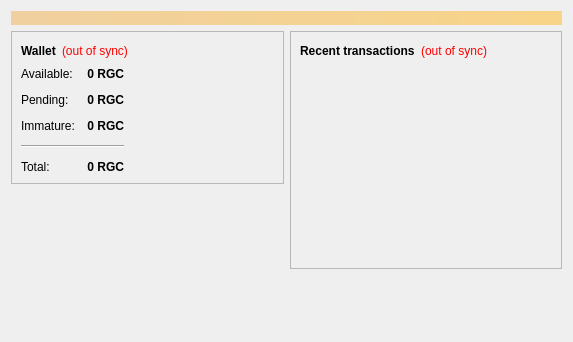
<?xml version="1.0" encoding="UTF-8"?>
<ui version="4.0">
 <class>OverviewPage</class>
 <widget class="QWidget" name="OverviewPage">
  <property name="geometry">
   <rect>
    <x>0</x>
    <y>0</y>
    <width>573</width>
    <height>342</height>
   </rect>
  </property>
  <property name="windowTitle">
   <string>Form</string>
  </property>
  <layout class="QVBoxLayout" name="topLayout">
   <item>
    <widget class="QLabel" name="labelAlerts">
     <property name="visible">
      <bool>false</bool>
     </property>
     <property name="styleSheet">
      <string notr="true">background-color: qlineargradient(x1: 0, y1: 0, x2: 1, y2: 0, stop:0 #F0D0A0, stop:1 #F8D488); color:#000000;</string>
     </property>
     <property name="wordWrap">
      <bool>true</bool>
     </property>
     <property name="margin">
      <number>3</number>
     </property>
    </widget>
   </item>
   <item>
    <layout class="QHBoxLayout" name="horizontalLayout" stretch="1,1">
     <item>
      <layout class="QVBoxLayout" name="verticalLayout_2">
       <item>
        <widget class="QFrame" name="frame">
         <property name="frameShape">
          <enum>QFrame::StyledPanel</enum>
         </property>
         <property name="frameShadow">
          <enum>QFrame::Raised</enum>
         </property>
         <layout class="QVBoxLayout" name="verticalLayout_4">
          <item>
           <layout class="QHBoxLayout" name="horizontalLayout_4">
            <item>
             <widget class="QLabel" name="label_5">
              <property name="font">
               <font>
                <weight>75</weight>
                <bold>true</bold>
               </font>
              </property>
              <property name="text">
               <string>Wallet</string>
              </property>
             </widget>
            </item>
            <item>
             <widget class="QLabel" name="labelWalletStatus">
              <property name="toolTip">
               <string>The displayed information may be out of date. Your wallet automatically synchronizes with the Refugecoin network after a connection is established, but this process has not completed yet.</string>
              </property>
              <property name="styleSheet">
               <string notr="true">QLabel { color: red; }</string>
              </property>
              <property name="text">
               <string notr="true">(out of sync)</string>
              </property>
              <property name="alignment">
               <set>Qt::AlignLeading|Qt::AlignLeft|Qt::AlignVCenter</set>
              </property>
             </widget>
            </item>
            <item>
             <spacer name="horizontalSpacer_2">
              <property name="orientation">
               <enum>Qt::Horizontal</enum>
              </property>
              <property name="sizeHint" stdset="0">
               <size>
                <width>40</width>
                <height>20</height>
               </size>
              </property>
             </spacer>
            </item>
           </layout>
          </item>
          <item>
          <layout class="QHBoxLayout" name="horizontalLayout_3">
           <item>
           <layout class="QFormLayout" name="formLayout_2">
            <property name="fieldGrowthPolicy">
             <enum>QFormLayout::AllNonFixedFieldsGrow</enum>
            </property>
            <property name="horizontalSpacing">
             <number>12</number>
            </property>
            <property name="verticalSpacing">
             <number>12</number>
            </property>
            <item row="0" column="0">
             <widget class="QLabel" name="label">
              <property name="text">
               <string>Available:</string>
              </property>
             </widget>
            </item>
            <item row="0" column="1">
             <widget class="QLabel" name="labelBalance">
              <property name="font">
               <font>
                <weight>75</weight>
                <bold>true</bold>
               </font>
              </property>
              <property name="cursor">
               <cursorShape>IBeamCursor</cursorShape>
              </property>
              <property name="toolTip">
               <string>Your current spendable balance</string>
              </property>
              <property name="text">
               <string notr="true">0 RGC</string>
              </property>
              <property name="alignment">
               <set>Qt::AlignRight|Qt::AlignTrailing|Qt::AlignVCenter</set>
              </property>
              <property name="textInteractionFlags">
               <set>Qt::LinksAccessibleByMouse|Qt::TextSelectableByKeyboard|Qt::TextSelectableByMouse</set>
              </property>
             </widget>
            </item>
            <item row="1" column="0">
             <widget class="QLabel" name="label_3">
              <property name="text">
               <string>Pending:</string>
              </property>
             </widget>
            </item>
            <item row="1" column="1">
             <widget class="QLabel" name="labelUnconfirmed">
              <property name="font">
               <font>
                <weight>75</weight>
                <bold>true</bold>
               </font>
              </property>
              <property name="cursor">
               <cursorShape>IBeamCursor</cursorShape>
              </property>
              <property name="toolTip">
               <string>Total of transactions that have yet to be confirmed, and do not yet count toward the spendable balance</string>
              </property>
              <property name="text">
               <string notr="true">0 RGC</string>
              </property>
              <property name="alignment">
               <set>Qt::AlignRight|Qt::AlignTrailing|Qt::AlignVCenter</set>
              </property>
              <property name="textInteractionFlags">
               <set>Qt::LinksAccessibleByMouse|Qt::TextSelectableByKeyboard|Qt::TextSelectableByMouse</set>
              </property>
             </widget>
            </item>
            <item row="2" column="0">
             <widget class="QLabel" name="labelImmatureText">
              <property name="text">
               <string>Immature:</string>
              </property>
             </widget>
            </item>
            <item row="2" column="1">
             <widget class="QLabel" name="labelImmature">
              <property name="font">
               <font>
                <weight>75</weight>
                <bold>true</bold>
               </font>
              </property>
              <property name="toolTip">
               <string>Mined balance that has not yet matured</string>
              </property>
              <property name="text">
               <string notr="true">0 RGC</string>
              </property>
              <property name="alignment">
               <set>Qt::AlignRight|Qt::AlignTrailing|Qt::AlignVCenter</set>
              </property>
              <property name="textInteractionFlags">
               <set>Qt::LinksAccessibleByMouse|Qt::TextSelectableByKeyboard|Qt::TextSelectableByMouse</set>
              </property>
             </widget>
            </item>
            <item row="4" column="0">
             <widget class="QLabel" name="labelTotalText">
              <property name="text">
               <string>Total:</string>
              </property>
             </widget>
            </item>
            <item row="4" column="1">
             <widget class="QLabel" name="labelTotal">
              <property name="font">
               <font>
                <weight>75</weight>
                <bold>true</bold>
               </font>
              </property>
              <property name="cursor">
               <cursorShape>IBeamCursor</cursorShape>
              </property>
              <property name="toolTip">
               <string>Your current total balance</string>
              </property>
              <property name="text">
               <string notr="true">0 RGC</string>
              </property>
              <property name="alignment">
               <set>Qt::AlignRight|Qt::AlignTrailing|Qt::AlignVCenter</set>
              </property>
              <property name="textInteractionFlags">
               <set>Qt::LinksAccessibleByMouse|Qt::TextSelectableByKeyboard|Qt::TextSelectableByMouse</set>
              </property>
             </widget>
            </item>
            <item row="3" column="0" colspan="2">
             <widget class="Line" name="line">
              <property name="orientation">
               <enum>Qt::Horizontal</enum>
              </property>
             </widget>
            </item>
           </layout>
          </item>
            <item>
             <spacer name="horizontalSpacer_3">
              <property name="orientation">
               <enum>Qt::Horizontal</enum>
              </property>
              <property name="sizeHint" stdset="0">
               <size>
                <width>40</width>
                <height>20</height>
               </size>
              </property>
             </spacer>
            </item>
           </layout>
          </item>
         </layout>
        </widget>
       </item>
       <item>
        <spacer name="verticalSpacer">
         <property name="orientation">
          <enum>Qt::Vertical</enum>
         </property>
         <property name="sizeHint" stdset="0">
          <size>
           <width>20</width>
           <height>40</height>
          </size>
         </property>
        </spacer>
       </item>
      </layout>
     </item>
     <item>
      <layout class="QVBoxLayout" name="verticalLayout_3">
       <item>
        <widget class="QFrame" name="frame_2">
         <property name="frameShape">
          <enum>QFrame::StyledPanel</enum>
         </property>
         <property name="frameShadow">
          <enum>QFrame::Raised</enum>
         </property>
         <layout class="QVBoxLayout" name="verticalLayout">
          <item>
           <layout class="QHBoxLayout" name="horizontalLayout_2">
            <item>
             <widget class="QLabel" name="label_4">
              <property name="text">
               <string>&lt;b&gt;Recent transactions&lt;/b&gt;</string>
              </property>
             </widget>
            </item>
            <item>
             <widget class="QLabel" name="labelTransactionsStatus">
              <property name="toolTip">
               <string>The displayed information may be out of date. Your wallet automatically synchronizes with the Refugecoin network after a connection is established, but this process has not completed yet.</string>
              </property>
              <property name="styleSheet">
               <string notr="true">QLabel { color: red; }</string>
              </property>
              <property name="text">
               <string notr="true">(out of sync)</string>
              </property>
              <property name="alignment">
               <set>Qt::AlignRight|Qt::AlignTrailing|Qt::AlignVCenter</set>
              </property>
             </widget>
            </item>
            <item>
             <spacer name="horizontalSpacer">
              <property name="orientation">
               <enum>Qt::Horizontal</enum>
              </property>
              <property name="sizeHint" stdset="0">
               <size>
                <width>40</width>
                <height>20</height>
               </size>
              </property>
             </spacer>
            </item>
           </layout>
          </item>
          <item>
           <widget class="QListView" name="listTransactions">
            <property name="styleSheet">
             <string notr="true">QListView { background: transparent; }</string>
            </property>
            <property name="frameShape">
             <enum>QFrame::NoFrame</enum>
            </property>
            <property name="verticalScrollBarPolicy">
             <enum>Qt::ScrollBarAlwaysOff</enum>
            </property>
            <property name="horizontalScrollBarPolicy">
             <enum>Qt::ScrollBarAlwaysOff</enum>
            </property>
            <property name="selectionMode">
             <enum>QAbstractItemView::NoSelection</enum>
            </property>
           </widget>
          </item>
         </layout>
        </widget>
       </item>
       <item>
        <spacer name="verticalSpacer_2">
         <property name="orientation">
          <enum>Qt::Vertical</enum>
         </property>
         <property name="sizeHint" stdset="0">
          <size>
           <width>20</width>
           <height>40</height>
          </size>
         </property>
        </spacer>
       </item>
      </layout>
     </item>
    </layout>
   </item>
  </layout>
 </widget>
 <resources/>
 <connections/>
</ui>
